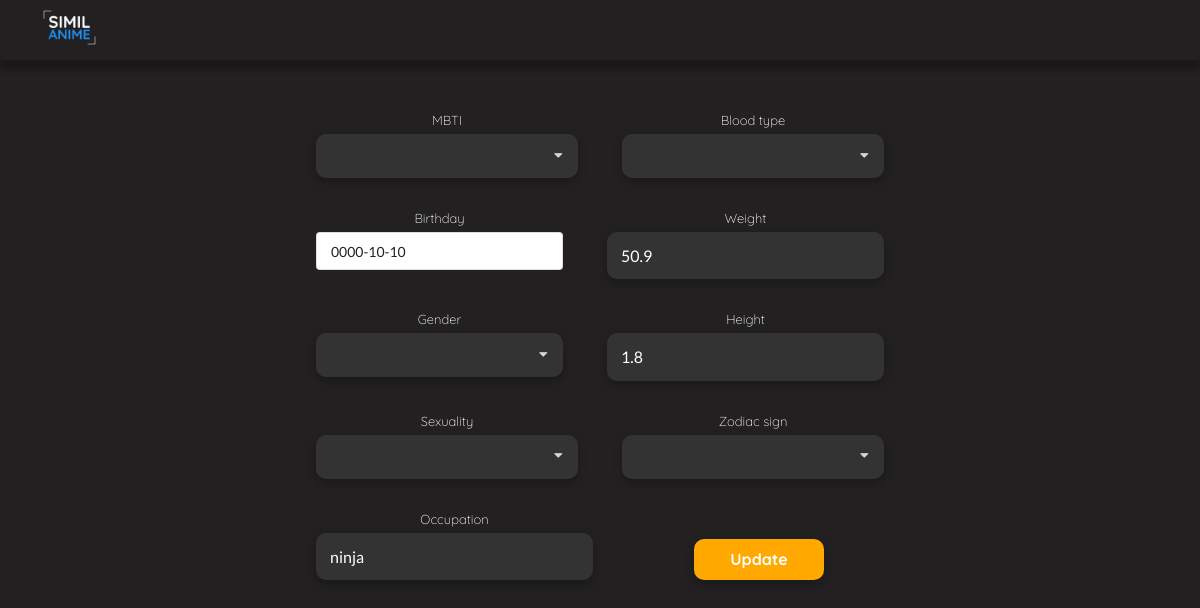
The app's page /character/edit-character.php?name=Naruto Uzumaki (signed in) with its own data.
### tables this page shows
create table characters(
name varchar(40),
weight double,
height double,
blood_type varchar(3),
gender varchar(9),
sexuality varchar(9),
birthday date,
zodiac_sign varchar(11),
mbti char(4),
occupation varchar(30),
user varchar(20),
similarity double,
primary key(name, user),
foreign key(user) references users(username));

### character/edit-character.php (the view, shortened to what this page needs)
<!DOCTYPE html>
<html lang="en-us">
    <head>
        <link rel="stylesheet" href="https://cdnjs.cloudflare.com/ajax/libs/semantic-ui/2.4.1/semantic.min.css">
        <link rel="stylesheet" href="edit css/style.css">
    </head>
    <body>
        <?php
            include_once "../database.php";
            $name = $_GET["name"];
			$sql = "select * from characters where name like '$name'";
			$result = mysqli_query($connection, $sql);
			while ($row = mysqli_fetch_assoc($result)) {
        ?>
        <div class="ui menu">
            <div class="item">
                <a href="../main/mainPage.php">
                	<img src="../img/logo_similanime.png">
                </a>
            </div>
        </div>
        <div class="ui column centered doubling stackable grid container">
            <form class="ui form" action="update-character.php" method="POST">
                <div class="column center aligned" style="margin-top: 50px;">
                    <div class="two fields">
                        <div class="field" style="margin-right: 30px;">
                            <label>MBTI</label>
                        </div>
                        <div class="field">
                            <label>Blood type</label>
                        </div>
                    </div>
                    <div class="two fields" style="margin-top: 30px;">
                        <div class="field" style="margin-right: 30px;">
                            <label>Birthday</label>
                            <div class="ui icon input">
                                <input type="text" name="birthday" value="<?php echo $row["birthday"]?>" id="birthday">
                            </div>
                        </div>
                        <div class="field">
                            <label>Weight</label>
                            <div class="ui input">
                                <input type="number" name="weight" min="0" step="0.1" value="<?php echo $row["weight"]?>" id="weight">
                            </div>
                        </div>
                    </div>
                    <div class="two fields" style="margin-top: 30px;">
                        <div class="field" style="margin-right: 30px;">
                            <label>Gender</label>
                        </div>
                        <div class="field">
                            <label>Height</label>
                            <div class="ui input">
                                <input type="number" name="height" min="0" step="0.01" value="<?php echo $row["height"]?>" id="height">
                            </div>
                        </div>
                    </div>
                    <div class="two fields" style="margin-top: 30px;">
                        <div class="field" style="margin-right: 30px;">
                            <label>Sexuality</label>
                        </div>
                        <div class="field">
                            <label>Zodiac sign</label>
                        </div>
                    </div>
                    <div class="two fields" style="margin-top: 30px;">
                        <div class="field" style="margin-right: 30px;">
                            <label>Occupation</label>
                            <div class="ui input">
                                <input type="text" name="occupation" maxlength="30" value="<?php echo $row["occupation"]?>" id="occupation">
                            </div>
                        </div>
                        <div class="field">
                            <button class="ui animated button large" tabindex="0" id="button_update">
                                <div class="visible content">Update</div>
                            </button>
                        </div>
                    </div>
                </div>
                <?php
                    }
                ?>
            </form>
        </div>
    </body>
</html>

### character/edit css/style.css (style rules this page uses)
:root { --white: rgba(255, 255, 255, 1); --blue: rgba(29, 144, 244, 1); --orange: rgba(255, 168, 0, 1); --font-family-comfortaa: "Comfortaa"; --font-family-quicksand: "Quicksand"; --font-size-40px: 40px; --font-size-24px: 20px; --font-size-16px: 16px; --font-size-20px: 20px; --font-size-10px: 10px; }
* { text-decoration: none; margin: 0; padding: 0; font-family: var(--font-family-quicksand); }
body { background-color: #222020; }
.ui.menu { max-height: 60px; background-color: #222020; box-shadow: 0px 10px 5px rgba(0, 0, 0, 0.25); }
.ui.menu .item > a > img:not(.ui) { width: 7.5em; }
#occupation { border: none; background-color: #333334; border-radius: 10px; font-size: var(--font-size-16px); font-weight: 400; font-style: normal; color: white; padding: 1rem; width: 300px; filter: drop-shadow(0px 4px 5px rgba(0, 0, 0, 0.25)); }
#weight { border: none; background-color: #333334; border-radius: 10px; font-size: var(--font-size-16px); font-weight: 400; font-style: normal; color: white; padding: 1rem; width: 300px; filter: drop-shadow(0px 4px 5px rgba(0, 0, 0, 0.25)); }
#height { border: none; background-color: #333334; border-radius: 10px; font-size: var(--font-size-16px); font-weight: 400; font-style: normal; color: white; padding: 1rem; width: 300px; filter: drop-shadow(0px 4px 5px rgba(0, 0, 0, 0.25)); }
#button_update { background-color: var(--orange); color: var(--white); font-weight: 700; border-radius: 10px; width: 130px; margin-top: 30px; filter: drop-shadow(0px 4px 5px rgba(0, 0, 0, 0.25)); }
.ui.form .field > label { color: white; font-weight: 100; }

### records on screen
characters: birthday "0000-10-10", weight "50.9", height "1.8", occupation "ninja"
